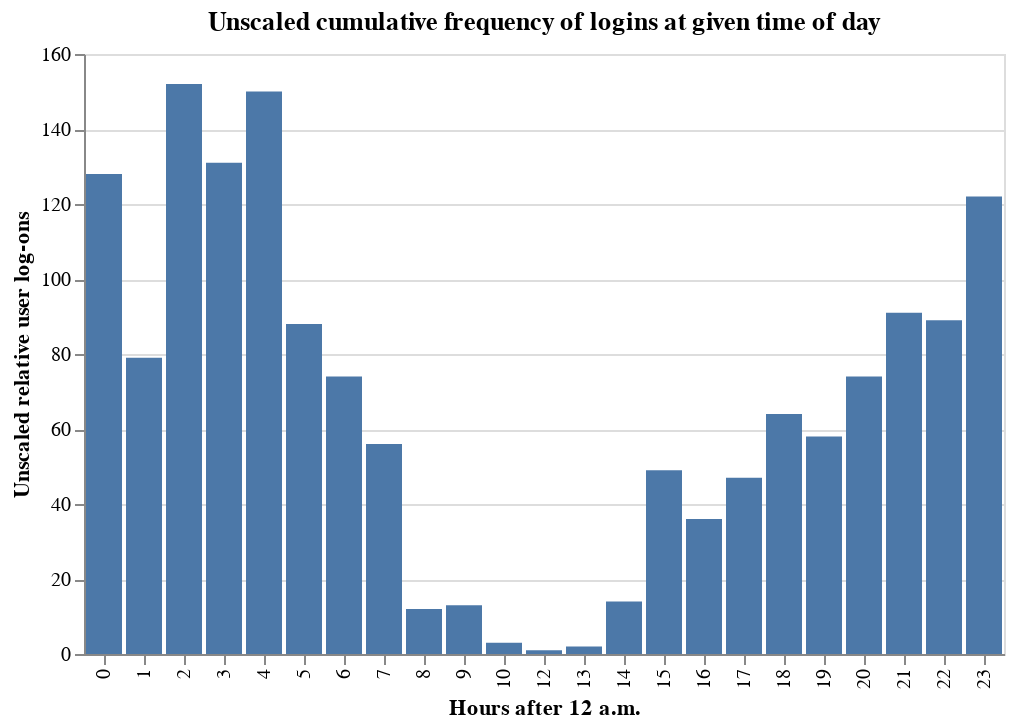

Notebook cell for this chart:
### Code cell
hours = alt.Chart(sessions_df).mark_bar().encode(
    x=alt.X("start_hr_of_day:O",title="Hours after 12 a.m."),
    y=alt.Y("count()",title="Unscaled relative user log-ons")
).properties(
    title="Unscaled cumulative frequency of logins at given time of day"
)
hours

### Figure 1 — Vega specification as saved in the notebook (floating-point values rounded to 4 significant figures)
{"$schema": "https://vega.github.io/schema/vega/v5.json", "data": [{"name": "source_0", "values": [{"__count": 64, "start_hr_of_day": 18}, {"__count": 122, "start_hr_of_day": 23}, {"__count": 47, "start_hr_of_day": 17}, {"__count": 131, "start_hr_of_day": 3}, {"__count": 36, "start_hr_of_day": 16}, {"__count": 49, "start_hr_of_day": 15}, {"__count": 56, "start_hr_of_day": 7}, {"__count": 152, "start_hr_of_day": 2}, {"__count": 88, "start_hr_of_day": 5}, {"__count": 79, "start_hr_of_day": 1}, {"__count": 128, "start_hr_of_day": 0}, {"__count": 58, "start_hr_of_day": 19}, {"__count": 91, "start_hr_of_day": 21}, {"__count": 74, "start_hr_of_day": 6}, {"__count": 150, "start_hr_of_day": 4}, {"__count": 89, "start_hr_of_day": 22}, {"__count": 12, "start_hr_of_day": 8}, {"__count": 74, "start_hr_of_day": 20}, {"__count": 14, "start_hr_of_day": 14}, {"__count": 13, "start_hr_of_day": 9}, {"__count": 3, "start_hr_of_day": 10}, {"__count": 1, "start_hr_of_day": 12}, {"__count": 2, "start_hr_of_day": 13}]}, {"name": "source_0_x_domain_start_hr_of_day", "values": [{"start_hr_of_day": 18}, {"start_hr_of_day": 23}, {"start_hr_of_day": 17}, {"start_hr_of_day": 3}, {"start_hr_of_day": 16}, {"start_hr_of_day": 15}, {"start_hr_of_day": 7}, {"start_hr_of_day": 2}, {"start_hr_of_day": 5}, {"start_hr_of_day": 1}, {"start_hr_of_day": 0}, {"start_hr_of_day": 19}, {"start_hr_of_day": 21}, {"start_hr_of_day": 6}, {"start_hr_of_day": 4}, {"start_hr_of_day": 22}, {"start_hr_of_day": 8}, {"start_hr_of_day": 20}, {"start_hr_of_day": 14}, {"start_hr_of_day": 9}, {"start_hr_of_day": 10}, {"start_hr_of_day": 12}, {"start_hr_of_day": 13}]}, {"name": "source_0_y_domain___count", "values": [{"min": 1, "max": 152}]}], "signals": [{"name": "x_step", "value": 20}, {"name": "width", "update": "bandspace(domain('x').length, 0.1, 0.05) * x_step"}], "marks": [{"type": "rect", "name": "marks", "from": {"data": "source_0"}, "encode": {"update": {"fill": {"value": "#4c78a8"}, "y": {"field": "__count", "scale": "y"}, "x": {"field": "start_hr_of_day", "scale": "x"}, "y2": {"value": 0, "scale": "y"}, "width": {"signal": "max(0.25, bandwidth('x'))"}}}, "style": ["bar"]}], "scales": [{"name": "x", "type": "band", "domain": {"data": "source_0_x_domain_start_hr_of_day", "field": "start_hr_of_day", "sort": true}, "range": {"step": {"signal": "x_step"}}, "paddingInner": 0.1, "paddingOuter": 0.05}, {"name": "y", "type": "linear", "domain": [{"signal": "(data(\"source_0_y_domain___count\")[0] || {}).min"}, {"signal": "(data(\"source_0_y_domain___count\")[0] || {}).max"}], "range": [{"signal": "height"}, 0], "zero": true, "nice": true}], "axes": [{"scale": "y", "gridScale": "x", "maxExtent": 0, "domain": false, "aria": false, "minExtent": 0, "tickCount": {"signal": "ceil(height/40)"}, "zindex": 0, "labels": false, "grid": true, "orient": "left", "ticks": false}, {"scale": "x", "title": "Hours after 12 a.m.", "grid": false, "labelAngle": 270, "labelAlign": "right", "zindex": 0, "orient": "bottom", "labelBaseline": "middle"}, {"scale": "y", "labelOverlap": true, "orient": "left", "title": "Unscaled relative user log-ons", "grid": false, "tickCount": {"signal": "ceil(height/40)"}, "zindex": 0}], "title": {"text": "Unscaled cumulative frequency of logins at given time of day", "frame": "group"}, "height": 300, "style": "cell", "background": "white", "padding": 5}
